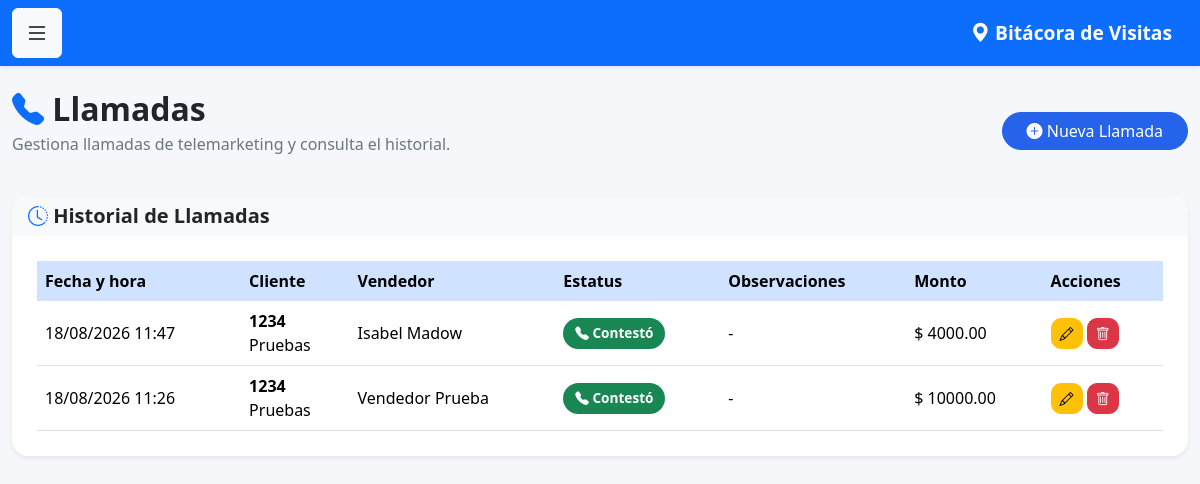
The page /llamadas (signed in) on the database as committed earlier.
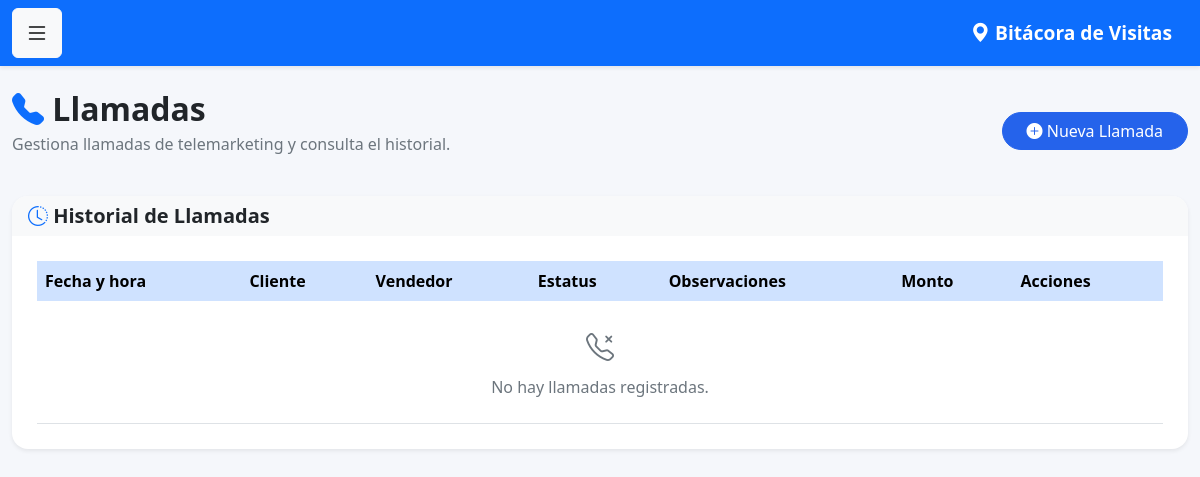
The same page on the database as committed later.
### models.py (models this page shows)
class Llamada(db.Model):
    __tablename__ = 'llamadas'
    id = db.Column(
        db.Integer,
        primary_key=True
    )
    fecha = db.Column(
        db.DateTime,
        default=datetime.now
    )
    estatus = db.Column(
        db.String(20),
        nullable=False,
        default='No contestó'
    )
    monto_venta = db.Column(
        db.Float,
        default=0
    )
    observaciones = db.Column(
        db.Text
    )
    cliente_id = db.Column(
        db.Integer,
        db.ForeignKey('clientes.id'),
        nullable=False
    )
    usuario_id = db.Column(
        db.Integer,
        db.ForeignKey('usuarios.id'),
        nullable=False
    )
    cliente = db.relationship(
        'Cliente',
        backref='llamadas'
    )
    usuario = db.relationship(
        'Usuario',
        backref='llamadas'
    )

class Cliente(db.Model):
    __tablename__ = 'clientes'
    id = db.Column(
        db.Integer,
        primary_key=True
    )
    num_cliente = db.Column(
        db.String(20),
        unique=True,
        nullable=False
    )
    nombre = db.Column(
        db.String(150),
        nullable=False
    )
    grupo = db.Column(
        db.String(100)
    )
    canal = db.Column(
        db.String(100)
    )
    vendedor = db.Column(
        db.Integer
    )

class Usuario(UserMixin, db.Model):
    __tablename__ = 'usuarios'
    id = db.Column(db.Integer, primary_key=True)
    nombre = db.Column(db.String(100), nullable=False)
    correo = db.Column(db.String(120), unique=True, nullable=False)
    password = db.Column(db.String(500), nullable=False)
    rol = db.Column(db.String(20), default='vendedor')
    activo = db.Column(db.Boolean, default=True)

### app.py (the view)
@app.route('/llamadas')
@login_required
def llamadas():
    if current_user.rol in ['admin', 'supervisor']:
        llamadas = Llamada.query.order_by(
            Llamada.fecha.desc()
        ).all()
    else:
        llamadas = Llamada.query.filter_by(
            usuario_id=current_user.id
        ).order_by(
            Llamada.fecha.desc()
        ).all()
    return render_template(
        'llamadas.html',
        llamadas=llamadas
    )

### app.py (called while the page is built)
@login_manager.user_loader
def load_user(user_id):
    return Usuario.query.get(int(user_id))

### templates/llamadas.html (shortened to what the changed rows need)
{% extends 'base.html' %}
{% block contenido %}
<div class="d-flex justify-content-between align-items-center mb-4">
    <div>
        <h2 class="fw-bold mb-1">
            <i class="bi bi-telephone-fill text-primary"></i>
            Llamadas
        </h2>
    </div>
</div>
<div class="card shadow-sm border-0 rounded-4">
    <div class="card-body">
        <div class="table-responsive">
            <table class="table table-hover align-middle">
                <thead class="table-primary">
                    <tr>
                        <th>Fecha y hora</th>
                        <th>Cliente</th>
                        <th>Vendedor</th>
                        <th>Estatus</th>
                        <th>Observaciones</th>
                        <th>Monto</th>
                        <th>Acciones</th>
                    </tr>
                </thead>
                <tbody>
                    {% for llamada in llamadas %}
                    <tr>
                        <td>
                            {{ llamada.fecha.strftime('%d/%m/%Y %H:%M') }}
                        </td>
                        <td>
                            <strong>
                                {{ llamada.cliente.num_cliente }}
                            </strong>
                            <br>
                            {{ llamada.cliente.nombre }}
                        </td>
                        <td>
                            {{ llamada.usuario.nombre }}
                        </td>
                        <td>
                            {% if llamada.estatus == 'Contestó' %}
                                <span class="badge bg-success">
                                    <i class="bi bi-telephone-fill"></i>
                                    Contestó
                                </span>
                            {% else %}
                                <span class="badge bg-secondary">
                                    <i class="bi bi-telephone-x-fill"></i>
                                    No contestó
                                </span>
                            {% endif %}
                        </td>
                        <td>
                            {{ llamada.observaciones or '-' }}
                        </td>
                        <td>
                            $ {{ "%.2f"|format(llamada.monto_venta or 0) }}
                        </td>
                        <td>
                            <a href="/llamada/editar/{{ llamada.id }}"
                               class="btn btn-warning btn-sm"
                               title="Editar">
                                <i class="bi bi-pencil"></i>
                            </a>
                            {% if current_user.rol == 'admin' %}
                            <a href="/llamada/eliminar/{{ llamada.id }}"
                               class="btn btn-danger btn-sm"
                               title="Eliminar"
                               onclick="return confirm('¿Está seguro de eliminar esta llamada?');">
                                <i class="bi bi-trash"></i>
                            </a>
                            {% endif %}
                        </td>
                    </tr>
                    {% else %}
                    <tr>
                        <td colspan="7"
                            class="text-center text-muted py-4">
                            <i class="bi bi-telephone-x fs-3 d-block mb-2"></i>
                            No hay llamadas registradas.
                        </td>
                    </tr>
                    {% endfor %}
                </tbody>
            </table>
        </div>
    </div>
</div>
{% endblock %}

Rows that differ between the two databases and show on the page:
removed Llamada: fecha "18/08/2026 11:47", cliente.num_cliente "1234", cliente.nombre "Pruebas", usuario.nombre "Isabel Madow", estatus "Contestó" (drawn), observaciones "-", monto_venta "4000.00"
removed Llamada: fecha "18/08/2026 11:26", cliente.num_cliente "1234", cliente.nombre "Pruebas", usuario.nombre "Vendedor Prueba", estatus "Contestó" (drawn), observaciones "-", monto_venta "10000.00"
Other text that changed with them:
text now shown: "No hay llamadas registradas."
